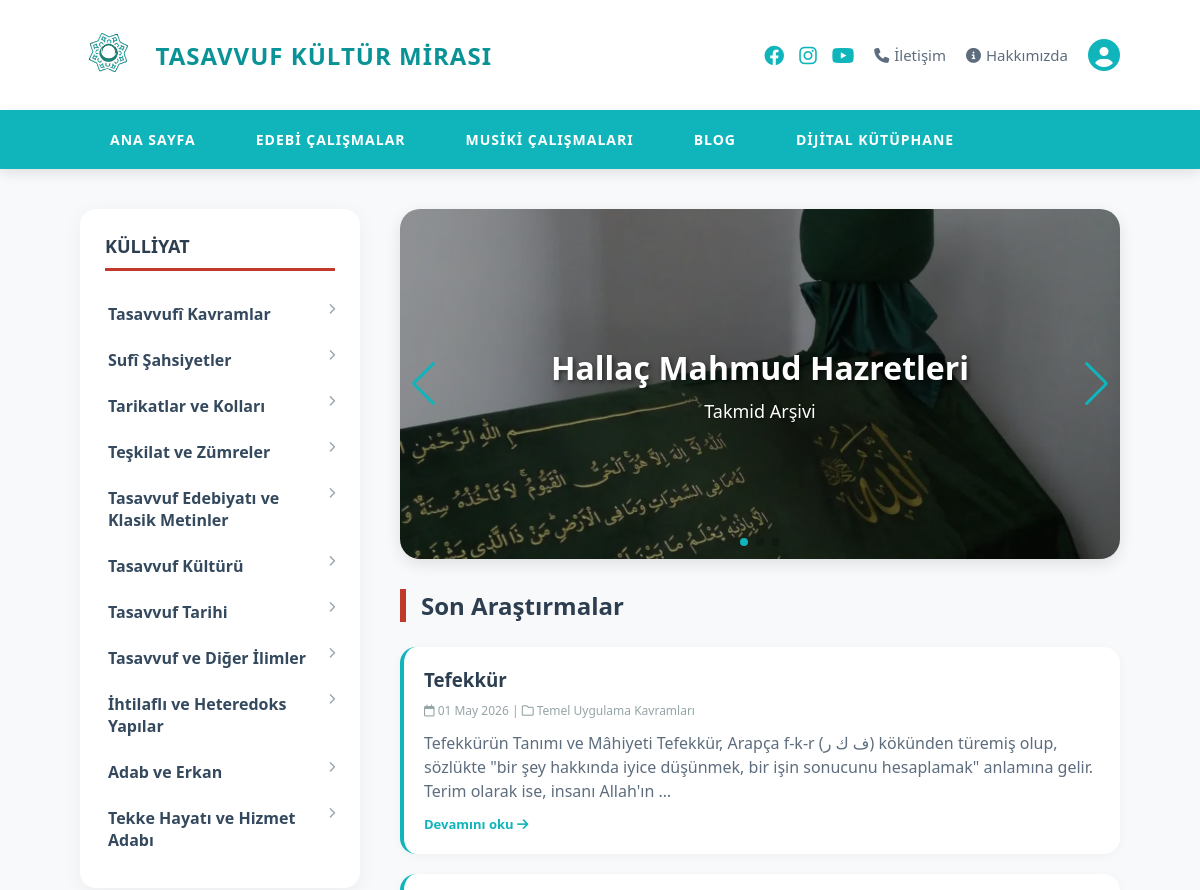
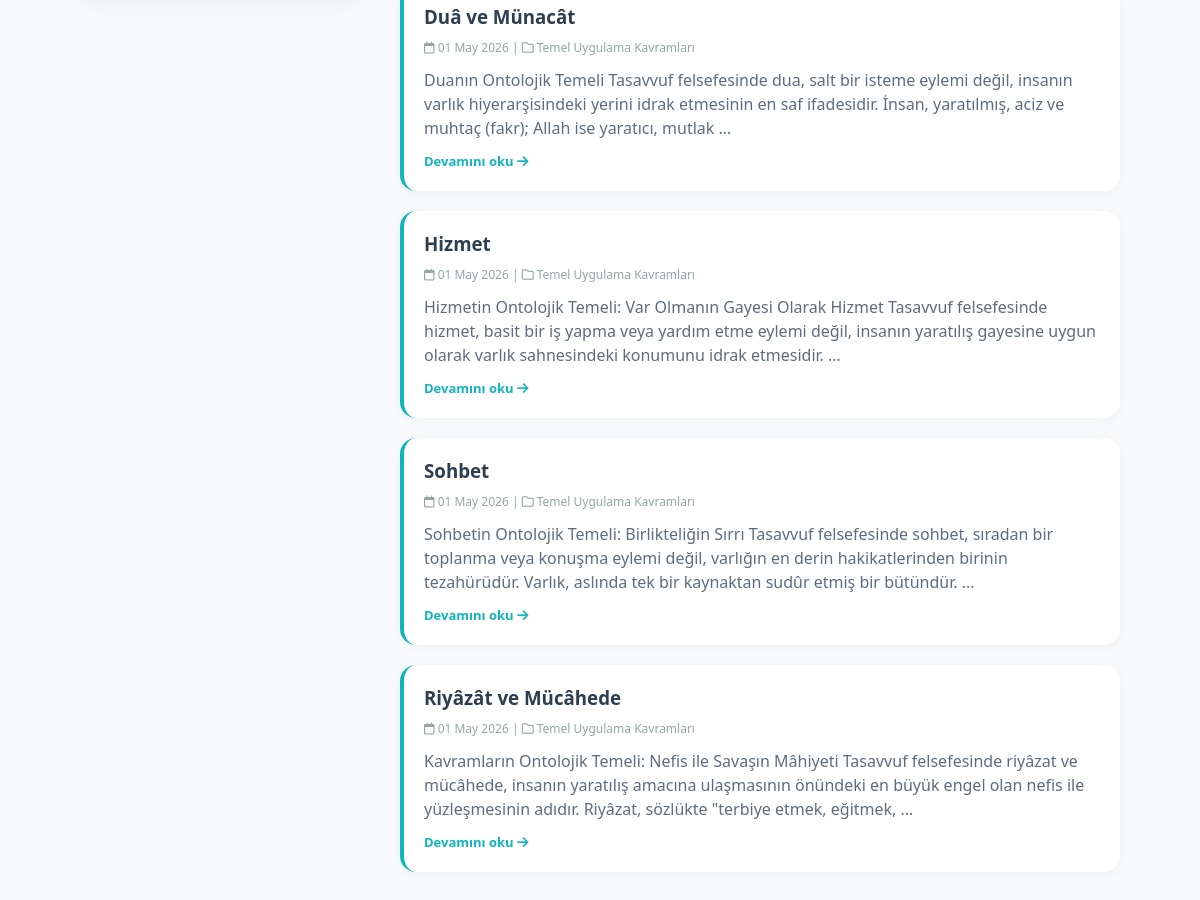
The page / on the database its author committed (2 pictures, top to bottom).
### icerik/models.py (models this page shows, shortened)
class Kategori(models.Model):
    isim = models.CharField(max_length=100)
    ust_kategori = models.ForeignKey(
        'self',
        on_delete=models.CASCADE,
        null=True,
        blank=True,
        related_name='alt_kategoriler'
    )

class Yazi(models.Model):
    baslik = models.CharField(max_length=200)
    icerik = models.TextField()
    kategori = models.ForeignKey(Kategori, on_delete=models.CASCADE)
    kayit_tarihi = models.DateTimeField(auto_now_add=True)

### icerik/views.py (the view)
# urls.py: path('', anasayfa, name='anasayfa'),
def anasayfa(request):
    kategoriler = Kategori.objects.filter(ust_kategori__isnull=True).prefetch_related(
        'alt_kategoriler__yazi_set'  # alt kategorilerin yazılarını da önceden yükle
    )
    son_yazilar = Yazi.objects.all().order_by('-id')[:5]
    context = {
        'kategoriler': kategoriler,
        'son_yazilar': son_yazilar,
    }
    return render(request, 'icerik/anasayfa.html', context)

### icerik/templates/icerik/anasayfa.html (shortened to what this page needs)
{% load static %}
<!DOCTYPE html>
<html lang="tr">
<head>
    <link rel="stylesheet" href="https://cdnjs.cloudflare.com/ajax/libs/font-awesome/6.4.0/css/all.min.css">
    <link rel="stylesheet" href="https://cdn.jsdelivr.net/npm/swiper@11/swiper-bundle.min.css" />
</head>
<body>
<header class="top-header">
    <div class="logo-area">
        <img src="{% static 'logo.png' %}" alt="Logo" class="site-logo">
        <span class="site-title">TASAVVUF KÜLTÜR MİRASI</span>
    </div>
    <div class="header-right">
    <div class="social-icons-header">
        <a href="https://www.facebook.com/Tasavvufkulturmirasi" target="_blank"><i class="fa-brands fa-facebook"></i></a>
        <a href="https://www.instagram.com/tasavvufkulturmirasidernegi/" target="_blank"><i class="fa-brands fa-instagram"></i></a>
        <a href="https://www.youtube.com/@tasavvufkulturmirasi" target="_blank"><i class="fa-brands fa-youtube"></i></a>
    </div>
    <a href="#" class="header-link"><i class="fa-solid fa-phone"></i> İletişim</a>
    <a href="#" class="header-link"><i class="fa-solid fa-circle-info"></i> Hakkımızda</a>
    <a href="#" class="header-link user-icon"><i class="fa-solid fa-circle-user"></i></a>
</div>
</header>
<nav class="main-nav">
    <a href="#" class="nav-link">ANA SAYFA</a>
    <a href="#" class="nav-link">EDEBİ ÇALIŞMALAR</a>
    <a href="#" class="nav-link">MUSİKİ ÇALIŞMALARI</a>
    <a href="#" class="nav-link">BLOG</a>
    <a href="#" class="nav-link">DİJİTAL KÜTÜPHANE</a>
</nav>
<div class="layout">
    <aside class="side-bar">
        <h3>KÜLLİYAT</h3>
        <div class="ana-kat-list">
            {% for ana_kat in kategoriler %}
                <div class="ana-kat-item">
                    {{ ana_kat.isim }}
                    <i class="fa-solid fa-chevron-right" style="font-size: 11px; opacity: 0.5;"></i>
                </div>
            {% empty %}
                <div style="padding: 20px; text-align: center; color: #999;">Henüz kategori eklenmemiş.</div>
            {% endfor %}
        </div>
    </aside>
    <main class="content-area">
        <div class="swiper hero-slider">
            <div class="swiper-wrapper">
                <div class="swiper-slide slider-item" style="background-image: linear-gradient(rgba(0,0,0,0.4), rgba(0,0,0,0.4)), url('{% static 'images/hallac_mahmud.jpg' %}');">
                    <div class="slider-content">
                        <h1>Hallaç Mahmud Hazretleri</h1>
                        <p>Takmid Arşivi</p>
                    </div>
                </div>
            </div>
            <div class="swiper-pagination"></div>
            <div class="swiper-button-next"></div>
            <div class="swiper-button-prev"></div>
        </div>
        <h2 class="section-title">Son Araştırmalar</h2>
        {% if son_yazilar %}
            <div class="yazi-listesi">
                {% for yazi in son_yazilar %}
                    <div class="yazi-karti">
                        <h3><a href="{% url 'yazi_detay' yazi.id %}">{{ yazi.baslik }}</a></h3>
                        <div class="yazi-meta">
                            <i class="fa-regular fa-calendar"></i> {{ yazi.kayit_tarihi|date:"d F Y" }}
                            | <i class="fa-regular fa-folder"></i> {{ yazi.kategori.isim }}
                        </div>
                        <div class="yazi-ozet">{{ yazi.icerik|truncatewords:30|safe }}</div>
                        <a href="{% url 'yazi_detay' yazi.id %}" class="btn-devam">Devamını oku <i class="fa-solid fa-arrow-right"></i></a>
                    </div>
                {% endfor %}
            </div>
        {% else %}
            <div class="empty-state">
                <i class="fa-solid fa-feather-pointed" style="font-size: 40px; margin-bottom: 15px;"></i>
                <p>Henüz bir içerik eklenmedi.</p>
                <small>Yönetim panelinden yazı ekleyerek başlayabilirsiniz.</small>
            </div>
        {% endif %}
    </main>
</div>
</body>
</html>

### icerik/templates/icerik/anasayfa.html (style rules this page uses)
* { margin: 0; padding: 0; box-sizing: border-box; }
body { font-family: 'Segoe UI', Tahoma, Geneva, Verdana, sans-serif; background-color: #f8f9fa; color: #2c3e50; }
.top-header { padding: 20px 80px; display: flex; justify-content: space-between; align-items: center; background: #fff; flex-wrap: wrap; box-shadow: 0 2px 10px rgba(0,0,0,0.05); }
.logo-area { display: flex; align-items: center; gap: 15px; }
.site-logo { height: 70px; width: auto; }
.site-title { font-size: 24px; font-weight: 900; color: #0a9396; letter-spacing: 1px; text-transform: uppercase; }
.header-right { display: flex; align-items: center; gap: 20px; flex-wrap: wrap; }
.social-icons-header { display: flex; gap: 15px; align-items: center; }
.social-icons-header a { color: #0fb5bb; font-size: 20px; transition: 0.3s; text-decoration: none; }
.header-link { color: #5d6d7e; text-decoration: none; font-size: 15px; font-weight: 500; display: inline-flex; align-items: center; gap: 5px; }
.user-icon { font-size: 32px; color: #0fb5bb; }
.main-nav { background: #0fb5bb; display: flex; padding: 0 80px; position: sticky; top: 0; z-index: 1000; box-shadow: 0 4px 12px rgba(0,0,0,0.1); flex-wrap: wrap; }
.nav-link { padding: 20px 30px; color: white; text-decoration: none; font-weight: 700; font-size: 14px; letter-spacing: 1px; transition: 0.3s; }
.layout { display: flex; padding: 40px 80px; gap: 40px; min-height: 80vh; }
.side-bar { width: 280px; flex-shrink: 0; background: #ffffff; border-radius: 16px; padding: 25px 0; height: fit-content; box-shadow: 0 5px 20px rgba(0,0,0,0.05); }
.side-bar h3 { margin: 0 25px 20px 25px; font-size: 18px; color: #2c3e50; border-bottom: 3px solid #c0392b; padding-bottom: 10px; }
.ana-kat-item { padding: 12px 25px; cursor: pointer; position: relative; font-weight: 600; color: #34495e; display: flex; justify-content: space-between; transition: 0.2s; border-left: 3px solid transparent; }
.content-area { flex: 1; min-width: 0; }
.hero-slider { width: 100%; height: 350px; border-radius: 20px; overflow: hidden; margin-bottom: 30px; box-shadow: 0 5px 15px rgba(0,0,0,0.1); }
.slider-item { width: 100%; height: 100%; background-size: cover; background-position: center; background-repeat: no-repeat; display: flex; align-items: center; justify-content: center; text-align: center; color: white; }
.slider-content h1 { font-size: 32px; margin-bottom: 10px; text-shadow: 2px 2px 4px rgba(0,0,0,0.5); }
.slider-content p { font-size: 18px; text-shadow: 1px 1px 2px rgba(0,0,0,0.5); }
.swiper-button-next, .swiper-button-prev { color: #0fb5bb !important; }
.section-title { font-size: 24px; font-weight: 800; color: #2c3e50; margin: 20px 0 25px 0; border-left: 6px solid #c0392b; padding-left: 15px; }
.yazi-listesi { display: flex; flex-direction: column; gap: 20px; }
.yazi-karti { background: white; border-radius: 16px; padding: 20px; box-shadow: 0 2px 10px rgba(0,0,0,0.04); transition: 0.3s; border-left: 4px solid #0fb5bb; }
.yazi-karti h3 { margin: 0 0 10px 0; color: #2c3e50; }
.yazi-karti h3 a { text-decoration: none; color: #2c3e50; }
.yazi-meta { font-size: 12px; color: #95a5a6; margin-bottom: 12px; }
.yazi-ozet { color: #5d6d7e; line-height: 1.5; }
.btn-devam { display: inline-block; margin-top: 12px; color: #0fb5bb; text-decoration: none; font-size: 13px; font-weight: 600; }

### rows shown on the page
Kategori: isim "Tasavvufî Kavramlar"
Kategori: isim "Sufî Şahsiyetler"
Kategori: isim "Tarikatlar ve Kolları"
Kategori: isim "Teşkilat ve Zümreler"
Kategori: isim "Tasavvuf Edebiyatı ve Klasik Metinler"
Kategori: isim "Tasavvuf Kültürü"
Kategori: isim "Tasavvuf Tarihi"
Kategori: isim "Tasavvuf ve Diğer İlimler"
Kategori: isim "İhtilaflı ve Heteredoks Yapılar"
Kategori: isim "Adab ve Erkan"
Kategori: isim "Tekke Hayatı ve Hizmet Adabı"
Yazi: baslik "Tefekkür", kayit_tarihi "01 May 2026", kategori.isim "Temel Uygulama Kavramları", icerik "Tefekkürün Tanımı ve Mâhiyeti Tefekkür, Arapça f-k-r (ف ك ر) kökünden türemiş olup, sözlükte \"bir şey hakkında iyice düşünmek, bir işin sonucunu hesaplamak\" anlamına gelir. Terim olarak ise, insanı Allah'ın …"
Yazi: baslik "Duâ ve Münacât", kayit_tarihi "01 May 2026", kategori.isim "Temel Uygulama Kavramları", icerik "Duanın Ontolojik Temeli Tasavvuf felsefesinde dua, salt bir isteme eylemi değil, insanın varlık hiyerarşisindeki yerini idrak etmesinin en saf ifadesidir. İnsan, yaratılmış, aciz ve muhtaç (fakr); Allah ise yaratıcı, mutlak …"
Yazi: baslik "Hizmet", kayit_tarihi "01 May 2026", kategori.isim "Temel Uygulama Kavramları", icerik "Hizmetin Ontolojik Temeli: Var Olmanın Gayesi Olarak Hizmet Tasavvuf felsefesinde hizmet, basit bir iş yapma veya yardım etme eylemi değil, insanın yaratılış gayesine uygun olarak varlık sahnesindeki konumunu idrak etmesidir. …"
Yazi: baslik "Sohbet", kayit_tarihi "01 May 2026", kategori.isim "Temel Uygulama Kavramları", icerik "Sohbetin Ontolojik Temeli: Birlikteliğin Sırrı Tasavvuf felsefesinde sohbet, sıradan bir toplanma veya konuşma eylemi değil, varlığın en derin hakikatlerinden birinin tezahürüdür. Varlık, aslında tek bir kaynaktan sudûr etmiş bir bütündür. …"
Yazi: baslik "Riyâzât ve Mücâhede", kayit_tarihi "01 May 2026", kategori.isim "Temel Uygulama Kavramları", icerik "Kavramların Ontolojik Temeli: Nefis ile Savaşın Mâhiyeti Tasavvuf felsefesinde riyâzat ve mücâhede, insanın yaratılış amacına ulaşmasının önündeki en büyük engel olan nefis ile yüzleşmesinin adıdır. Riyâzat, sözlükte \"terbiye etmek, eğitmek, …"
